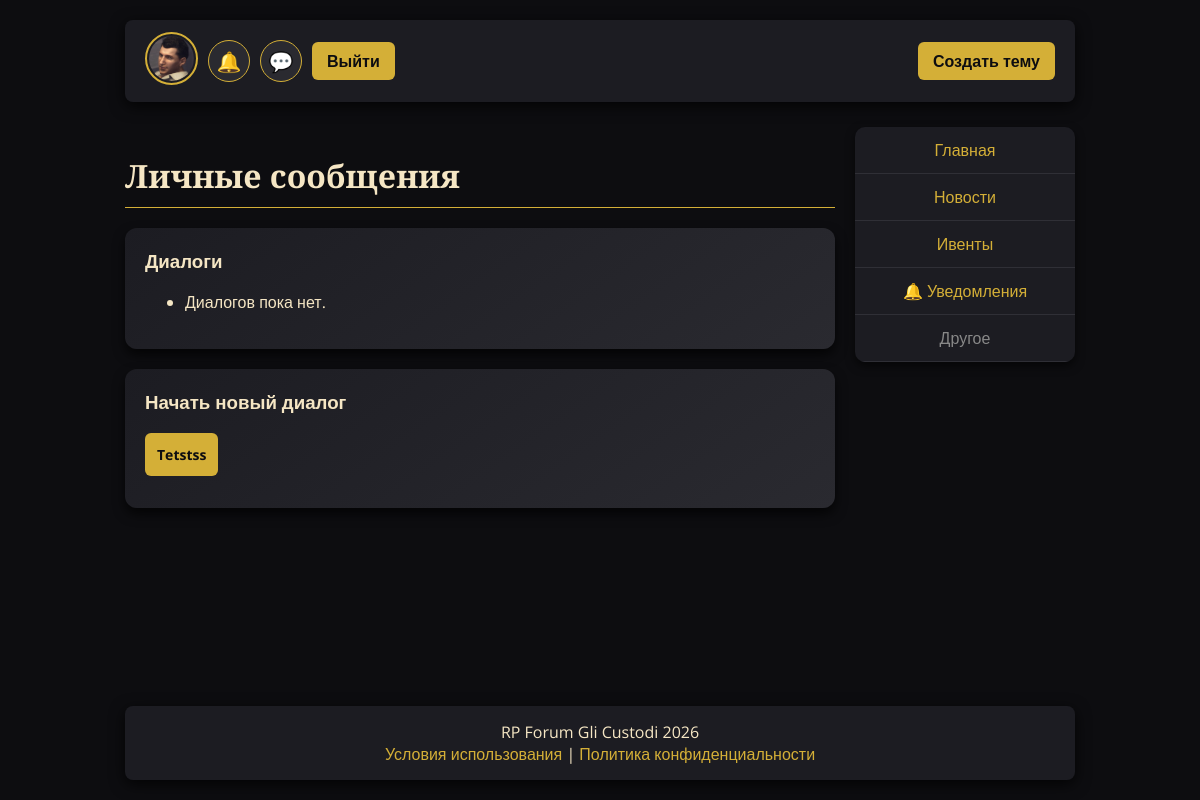
The app's page /dialogs/ (signed in), older data.
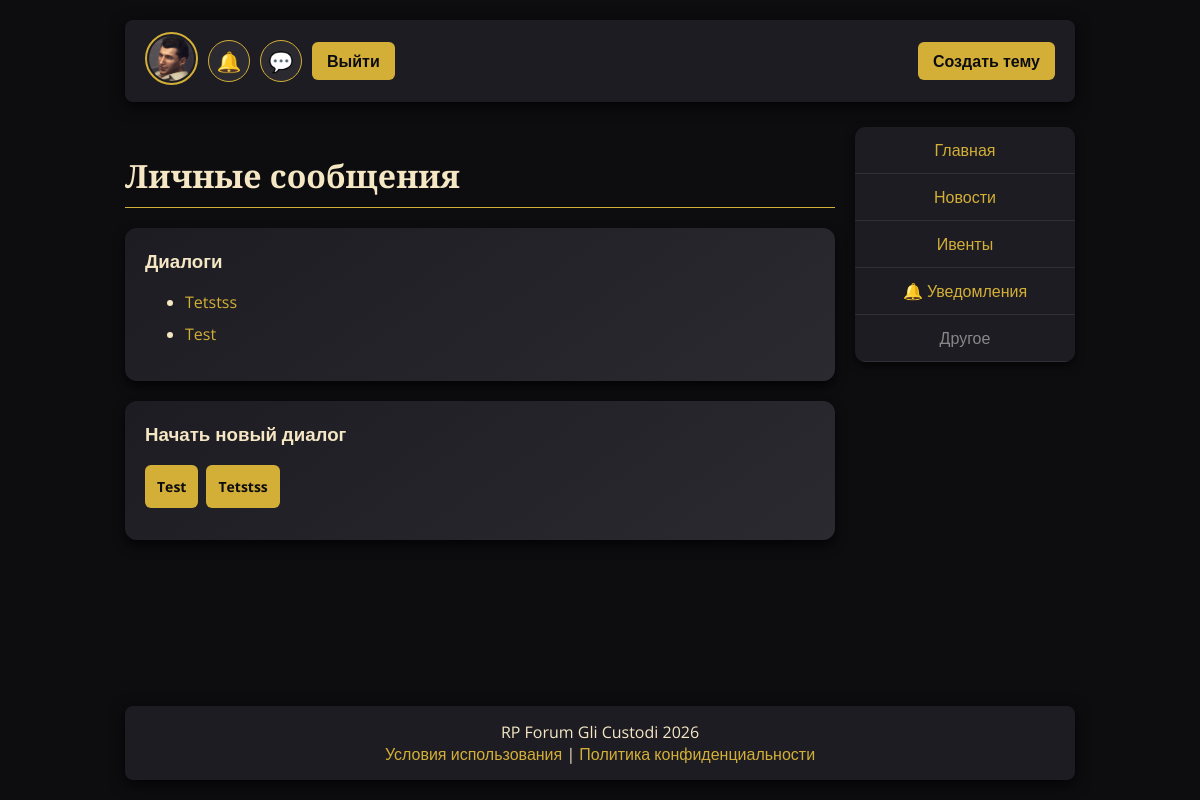
The same page, newer data.
### main/models.py (models this page shows, shortened)
class CustomUser(AbstractUser):
    is_forum_admin = models.BooleanField(default=False)
    groups = models.ManyToManyField(
        Group,
        related_name='customuser_set',
        blank=True,
        help_text='The groups this user belongs to.',
        verbose_name='groups',
    )
    user_permissions = models.ManyToManyField(
        Permission,
        related_name='customuser_permissions_set',
        blank=True,
        help_text='Specific permissions for this user.',
        verbose_name='user permissions',
    )

class DialogParticipant(models.Model):
    dialog = models.ForeignKey(Dialog, on_delete=models.CASCADE, related_name="dialog_participants")
    user = models.ForeignKey(settings.AUTH_USER_MODEL, on_delete=models.CASCADE, related_name="dialog_participations")
    joined_at = models.DateTimeField(auto_now_add=True)
    last_typing_at = models.DateTimeField(null=True, blank=True)
    class Meta:
        unique_together = ("dialog", "user")

### main/views.py (the view)
# urls.py: path("dialogs/", views.dialogs_list, name="dialogs"),
@login_required
def dialogs_list(request):
    users_for_new_dialog = User.objects.exclude(id=request.user.id).order_by("username")
    try:
        dialogs = (
            Dialog.objects.filter(dialog_participants__user=request.user)
            .prefetch_related("dialog_participants__user")
            .annotate(last_message_time=Count("messages"))
            .distinct()
            .order_by("-updated_at")
        )
        dialogs_count = dialogs.count()
    except (OperationalError, ProgrammingError):
        messages.warning(request, "ЛС-чат временно недоступен: примените миграции (python manage.py migrate).")
        dialogs = []
        dialogs_count = 0
    return render(request, "main/dialogs.html", {
        "dialogs": dialogs,
        "dialogs_count": dialogs_count,
        "users_for_new_dialog": users_for_new_dialog,
    })

### main/context_processors.py (called while the page is built)
def notifications_count(request):
    data = {"unread_notifications_count": 0, "unread_messages_count": 0}
    if not request.user.is_authenticated:
        return data
    data["unread_notifications_count"] = request.user.notifications.filter(is_read=False).count()
    try:
        unread_messages = Message.objects.filter(
            dialog__dialog_participants__user=request.user,
        ).exclude(author=request.user).exclude(
            read_by__user=request.user,
        )
        data["unread_messages_count"] = unread_messages.count()
    except (OperationalError, ProgrammingError):
        data["unread_messages_count"] = 0
    return data

### main/templates/main/dialogs.html
{% extends 'main/base.html' %}
{% block content %}
<h2 class="page-title">Личные сообщения</h2>
<div class="card">
  <h3 style="margin-top:0;">Диалоги</h3>
  <ul>
    {% for dialog in dialogs %}
      <li style="margin-bottom:10px;">
        <a href="{% url 'dialog-detail' dialog.id %}">
          {% for p in dialog.dialog_participants.all %}{% if p.user != user %}{{ p.user.username }}{% endif %}{% endfor %}
        </a>
      </li>
    {% empty %}
      <li>Диалогов пока нет.</li>
    {% endfor %}
  </ul>
</div>
<div class="card">
  <h3 style="margin-top:0;">Начать новый диалог</h3>
  <div style="display:flex; flex-wrap:wrap; gap:8px;">
    {% for u in users_for_new_dialog %}
      <form method="post" action="{% url 'dialog-start' u.username %}" style="margin:0;">{% csrf_token %}<button type="submit" style="width:auto;">{{ u.username }}</button></form>
    {% endfor %}
  </div>
</div>
{% endblock %}

Row changes from the older to the newer data that the page shows:
added DialogParticipant: user.username "Tetstss"
added DialogParticipant: user.username "Test"
added CustomUser: username "Test"
Text that changed along with them:
text no longer shown: "Диалогов пока нет."
